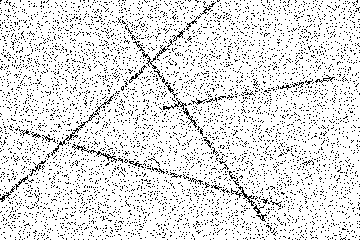
#> input picture a5/images/noisy-lines.tif, 360 x 240 px
$ python template.py
#> lines starting #> are read from the running program, lines starting #| are printed output that depends on the picture
import math

from skimage import io
import numpy as np
import matplotlib.pyplot as plt
import matplotlib.cm as cm


def invert_gray(image):
    w, h = image.shape
    copy = image.copy()
    for v in range(0, w):
        for u in range(0, h):
            copy[u][v] = 255 - image[u][v]
    return copy


def linear_ht(im_edge, angle_steps: int, radius_steps: int):
    width, height = im_edge.shape
    x_ctr = round(width / 2)
    y_ctr = round(height / 2)
    n_ang = angle_steps
    d_ang = math.pi / angle_steps
    n_rad = radius_steps
    r_max = math.sqrt(x_ctr * x_ctr + y_ctr * y_ctr)
    d_rad = (2 * r_max) / n_rad
    hough_array = np.zeros((n_ang, n_rad))

    def fill_hough_accumulator():
        for v in range(0, height):
            for u in range(0, width):
                if im_edge[u][v] > 0:
                    do_pixel(u, v)

    def do_pixel(u, v):
        x = u - x_ctr
        y = v - y_ctr
        for a in range(0, n_ang):
            theta = d_ang * a
            r = round(
                (x * math.cos(theta) + y * math.sin(theta)) / d_rad) + n_rad / 2
            r = round(r)
            if 0 <= r < n_rad:
                hough_array[a][r] += 1

    fill_hough_accumulator()
    return hough_array


def threshold_operation(hough_array, threshold):
    width, height = hough_array.shape
    copy = hough_array.copy()
    for v in range(0, height):
        for u in range(0, width):
            if hough_array[u][v] > threshold:
                copy[u][v] = 0
    return copy


if __name__ == "__main__":
    # read img
    img = io.imread("images/noisy-lines.tif")
#> img: shape (240, 360); 88.2% white; black in thin lines or dots
    # convert to numpy array
    img = np.array(img)

    hough_arr = linear_ht(img, 100, 100)
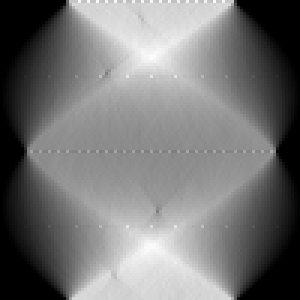
#> hough_arr: shape (100, 100) float64 (shown 3 times larger); min 0, max 1651, mean 761.8; drawn with min black and max white

    hough_arr_inv = invert_gray(hough_arr)
#> after the loop in invert_gray, `for v in range(0, w):`:
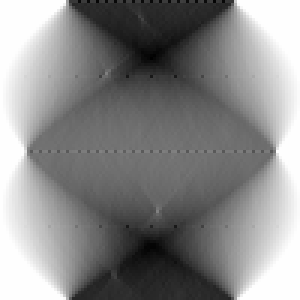
#> copy: shape (100, 100) float64 (shown 3 times larger); min -1396, max 255, mean -506.8; drawn with min black and max white

    t = round(np.amax(hough_arr) / 2)
    hough_arr_threshold = threshold_operation(hough_arr, t)
#> after the loop in threshold_operation, `for v in range(0, height):`:
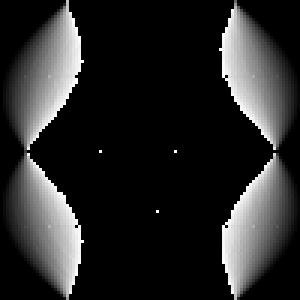
#> copy: shape (100, 100) float64 (shown 3 times larger); min 0, max 826, mean 131.3; drawn with min black and max white

    # plot img
    plt.figure(1, dpi=300)
    plt.subplot(211)
    plt.imshow(img, cmap=cm.Greys_r)
    # plot hough array
    plt.figure(1, dpi=300)
    plt.subplot(212)
    plt.imshow(hough_arr, cmap=cm.Greys_r)
    plt.show()
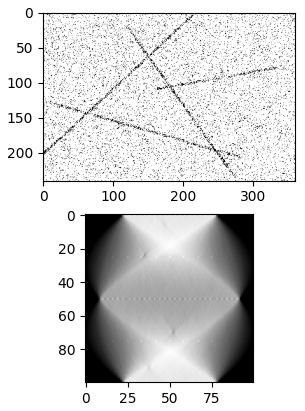
#> figure drawn by matplotlib, 2 panels

    # plot hough
    plt.figure(1, dpi=300)
    plt.subplot(211)
    plt.imshow(hough_arr, cmap=cm.Greys_r)
    # plot hough max
    plt.figure(1, dpi=300)
    plt.subplot(212)
    plt.imshow(hough_arr_threshold, cmap=cm.Greys_r)
    plt.show()

    exit(0)
#> (the program exits here)
